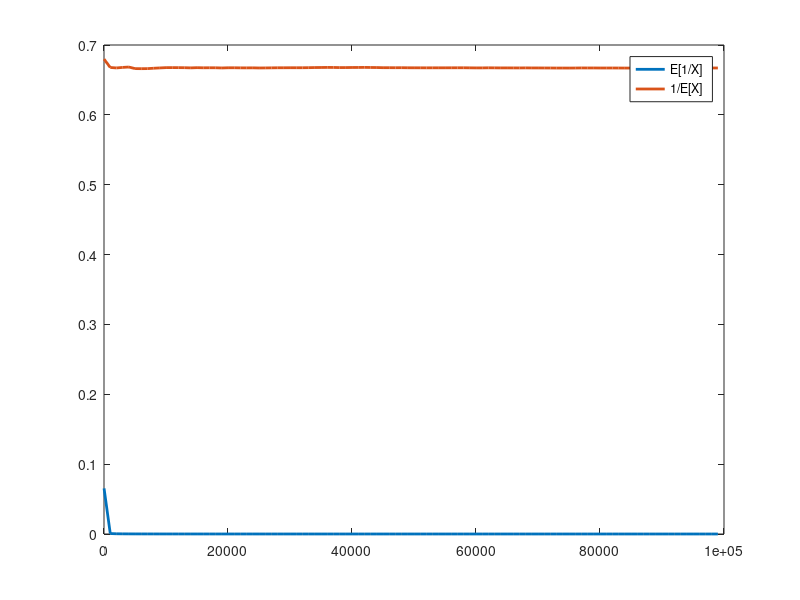

Source code (MATLAB): (Note: this script raises an error after producing the figure.)
% Stelios Topalidis
% AEM: 9613
% Exercise 2.4

clear;
clc;

[xmin, xmax] = deal(1, 2); %Case 1
% [xmin, xmax] = deal(0, 1); %Case 2
% [xmin, xmax] = deal(-1, 1); %Case 3
[nmin, nmax, nstep]  = deal(10, 100000, 1000);
nrange = nmin:nstep:nmax;

[oneOverMeanOfX , meanOfOneOverX] = deal(zeros(length(nrange), 1)); 
nCounter = 1;
 
X = xmin + (xmax-xmin)*rand(nmax, 1);

for n = nrange
    oneOverMeanOfX(nCounter) = 1/mean(X(1:n));
    meanOfOneOverX(nCounter) = mean(1/X(1:n));
    nCounter = nCounter + 1;
end

figure(1)
horAxis = transpose(nrange);
plot(horAxis, meanOfOneOverX, 'LineWidth', 2)
hold on
plot(horAxis, oneOverMeanOfX, 'LineWidth', 2)
hold off
legend('E[1/X]', '1/E[X]');
titleStr = sprintf(['1/E[X] and E[1/X] for various ', ...
    'numbers of observations(n)']);
subtitleStr = sprintf('X ~ U(%d, %d)', xmin, xmax);
title(titleStr, subtitleStr);
xlabel('Number of observations n')
ylabel('E[1/X], 1/E[X]');

lengthOfMeanMatrices = length(nrange);
fprintf('For n = %d:\n1/E[X] = %.4f\nE[1/X] = %d\n', nmax, ...
    oneOverMeanOfX(lengthOfMeanMatrices), meanOfOneOverX(lengthOfMeanMatrices));